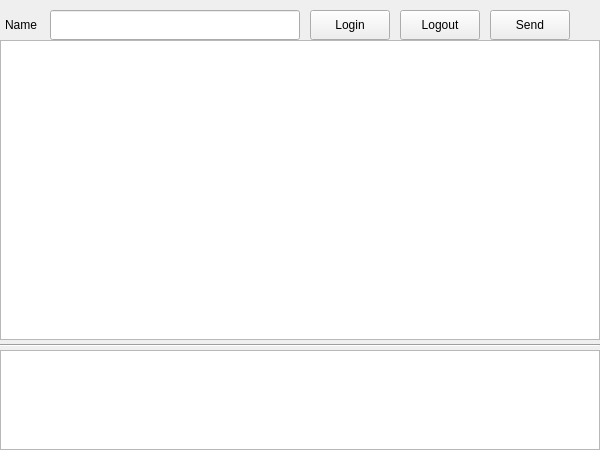
<?xml version="1.0" encoding="UTF-8"?>
<ui version="4.0">
 <class>Widget</class>
 <widget class="QWidget" name="Widget">
  <property name="geometry">
   <rect>
    <x>0</x>
    <y>0</y>
    <width>600</width>
    <height>450</height>
   </rect>
  </property>
  <property name="windowTitle">
   <string>Widget</string>
  </property>
  <widget class="QTextBrowser" name="textBrowser">
   <property name="geometry">
    <rect>
     <x>0</x>
     <y>40</y>
     <width>600</width>
     <height>300</height>
    </rect>
   </property>
  </widget>
  <widget class="QLineEdit" name="lineEdit">
   <property name="geometry">
    <rect>
     <x>50</x>
     <y>10</y>
     <width>250</width>
     <height>30</height>
    </rect>
   </property>
  </widget>
  <widget class="QTextEdit" name="textEdit">
   <property name="geometry">
    <rect>
     <x>0</x>
     <y>350</y>
     <width>600</width>
     <height>100</height>
    </rect>
   </property>
  </widget>
  <widget class="QPushButton" name="pushButton">
   <property name="geometry">
    <rect>
     <x>310</x>
     <y>10</y>
     <width>80</width>
     <height>30</height>
    </rect>
   </property>
   <property name="text">
    <string>Login</string>
   </property>
  </widget>
  <widget class="QPushButton" name="pushButton_2">
   <property name="geometry">
    <rect>
     <x>400</x>
     <y>10</y>
     <width>80</width>
     <height>30</height>
    </rect>
   </property>
   <property name="text">
    <string>Logout</string>
   </property>
  </widget>
  <widget class="QPushButton" name="pushButton_3">
   <property name="geometry">
    <rect>
     <x>490</x>
     <y>10</y>
     <width>80</width>
     <height>30</height>
    </rect>
   </property>
   <property name="text">
    <string>Send</string>
   </property>
  </widget>
  <widget class="QLabel" name="label">
   <property name="geometry">
    <rect>
     <x>5</x>
     <y>10</y>
     <width>50</width>
     <height>30</height>
    </rect>
   </property>
   <property name="text">
    <string>Name</string>
   </property>
  </widget>
  <widget class="Line" name="line">
   <property name="geometry">
    <rect>
     <x>0</x>
     <y>340</y>
     <width>600</width>
     <height>10</height>
    </rect>
   </property>
   <property name="orientation">
    <enum>Qt::Horizontal</enum>
   </property>
  </widget>
 </widget>
 <resources/>
 <connections/>
</ui>
